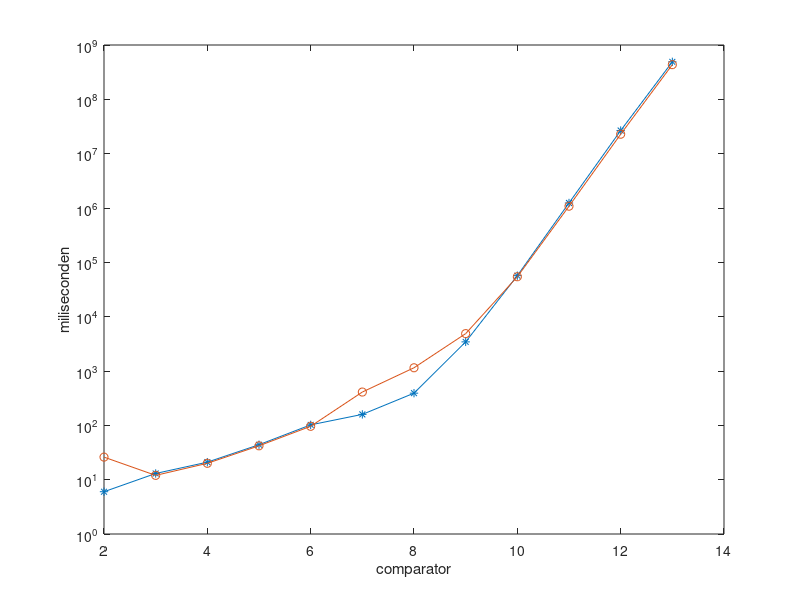
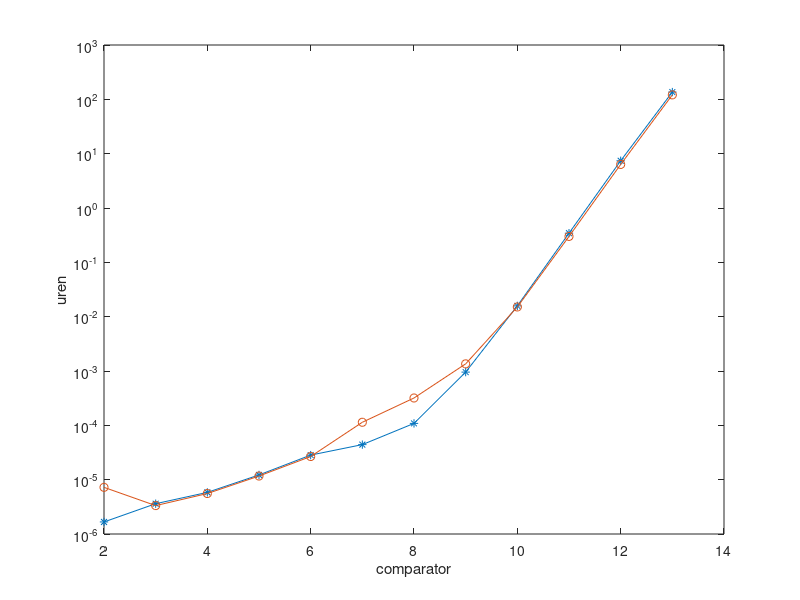
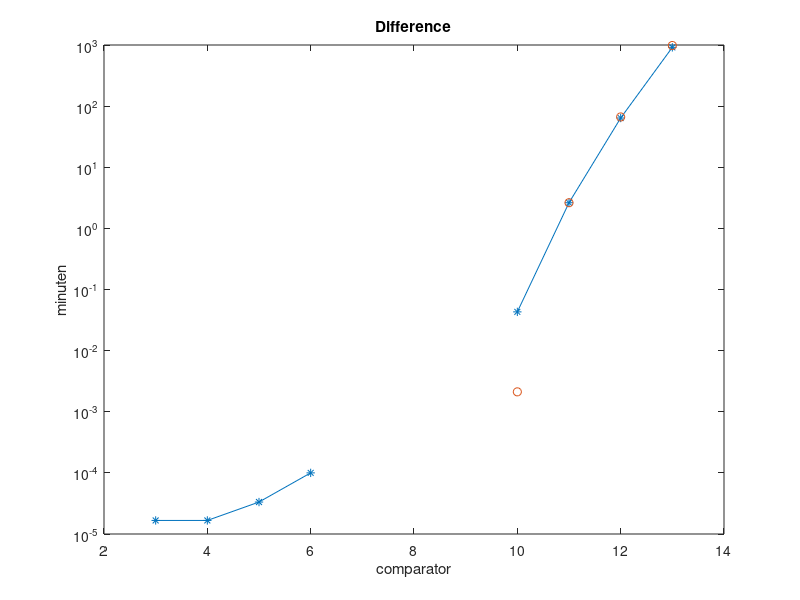
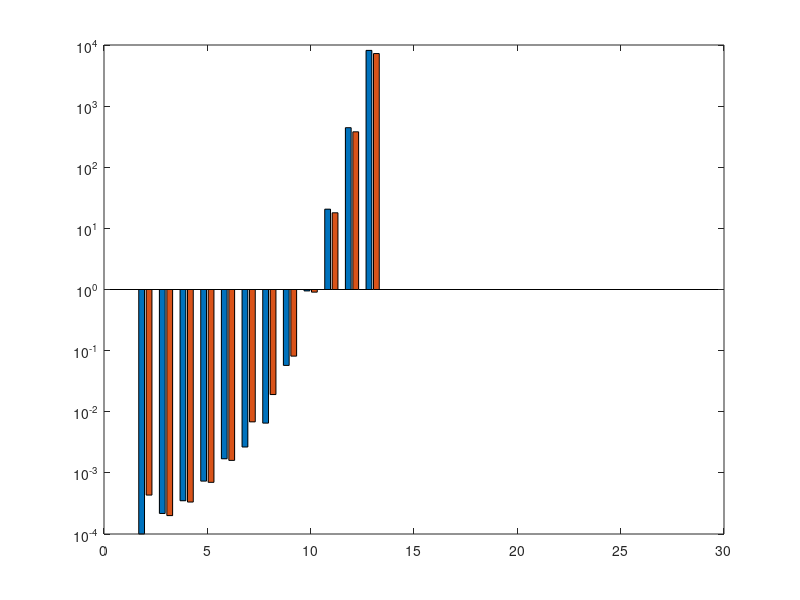

Here is the MATLAB script that generated these plots, in order: (Note: this script raises an error after producing the figures.)
clc
clear all
%%
xas             = 2:29;
old             = zeros([1 28]);
old(1:12)       = [6 13 21 44 102 159 391 3436 56887 1237241 26637970 489689647]; % ms

old_s           = old ./ 1000; % s
old_m           = old_s ./ 60; % min
old_u           = old_m ./ 60; % uur
old_d           = old_u ./ 24; % dag
old_totaal_dag  = sum(old_d);

new             = zeros([1 28]);
new(1:12)       = [26 12 20 42 96 410 1147 4875 54304 1079551 22804439 434782476]; % ms
new_s           = new ./ 1000; % s
new_m           = new_s ./ 60; % min
new_u           = new_m ./ 60; % uur
new_d           = new_u ./ 24; % dag
new_totaal_dag  = sum(new_d);

%%
figure
plot(2:13, old(1:12), '*-')
xlabel('comparator')
ylabel('miliseconden')
set(gca, 'Yscale', 'log')
hold on
plot(2:13, new(1:12), 'o-')

%%
figure
plot(2:13, old_u(1:12), '*-')
xlabel('comparator')
ylabel('uren')
set(gca, 'Yscale', 'log')
hold on
plot(2:13, new_u(1:12), 'o-')

%%
diff = (old_m(1:12) - new_m(1:12));
cumdiff = cumsum(diff);

figure
plot(2:13, diff, '*-')
set(gca, 'Yscale', 'log')
title('Difference')
xlabel('comparator')
ylabel('minuten')
hold on
plot(2:13, cumdiff, 'o')

%%
figure
bar(xas, [old_m; new_m]')
set(gca, 'Yscale', 'log')

%%

T  = table(xas(1:12), old(1:12));
T2 = table(xas(1:12), new(1:12));
figure
plot(xas(1:12),old(1:12),'o')
hold on
plot(xas(1:12),new(1:12),'o')
set(gca,'YScale','log')
[p, ~,mu ] = polyfit(T.Var1,  T.Var2,  11);
[p2,~,mu2] = polyfit(T2.Var1, T2.Var2, 11);
f  = polyval(p,  xas, [], mu);
f2 = polyval(p2, xas, [], mu2);
plot(xas,f)
plot(xas,f2)
ylabel('nanoseconden')
xlabel('comparator')
legend('old', 'new', 'benadering old', 'benadering new', 'Location', 'northwest')

%%
benadering_uur = f2(13) / (1000 * 60 * 60)
benadering_dag = benadering_uur /24

%%

T3  = table(xas(1:12), old_d(1:12));
T4 = table(xas(1:12), new_u(1:12));
figure
plot(xas(1:12),old_d(1:12),'o')
hold on
plot(xas(1:12),new_u(1:12),'o')
set(gca,'YScale','log')
[p3,~,mu3] = polyfit(T3.Var1, T3.Var2, 11);
[p4,~,mu4] = polyfit(T4.Var1, T4.Var2, 11);
f3 = polyval(p3, xas(1:15), [], mu3);
f4 = polyval(p4, xas(1:15), [], mu4);
plot(xas(1:15),f3)
plot(xas(1:15),f4)
ylabel('dagen')
xlabel('comparator')
legend('old', 'new', 'benadering old', 'benadering new', 'Location', 'northwest')

%%
old(17:28) = fliplr(old(1:12));

old_s           = old ./ 1000; % s
old_m           = old_s ./ 60; % min
old_u           = old_m ./ 60; % uur
old_d           = old_u ./ 24; % dag

new(17:28) = fliplr(new(1:12));

new_s           = new ./ 1000; % s
new_m           = new_s ./ 60; % min
new_u           = new_m ./ 60; % uur
new_d           = new_u ./ 24; % dag

T5 = table(xas(17:28), old_d(17:28));
T6 = table(xas(17:28), new_u(17:28));
figure
%plot(xas(17:28),old_d(17:28),'ro')
%hold on
%plot(xas(17:28),new_d(17:28),'bo')
plot(xas(1:12),new_u(1:12),'ro')
%plot(xas(1:12),old_d(1:12),'ro')
set(gca,'YScale','log','YLim',[1e-6 1e5],'YGrid','on');
set(gca,'YTick',[1e-6 1e-5 1e-4 1e-3 1e-2 1e-1 1e0 1e1 1e2 1e3 1e4 1e5]);
%set(gca,'xtick',[1e0 1e2 1e3 1e4 1e5]);

grid on
%grid minor
%[p5,~,mu5] = polyfit(T5.Var1, T5.Var2, 11);
[p6,~,mu6] = polyfit(T6.Var1, T6.Var2, 11);
%f5 = polyval(p5, xas, [], mu5);
f6 = polyval(p6, xas, [], mu6);
hold on
%plot(xas(1:15),f3, 'r')
plot(xas(1:15),f4, 'b')
legend('Werkelijke waarden', 'Benadering', 'Location', 'northwest');
%plot(xas(14:28),f5(14:28), 'r')
%plot(xas(14:28),f6(14:28), 'b')
% ylabel('dagen')
% xlabel('comparator')
% legend('old', 'new', 'benadering old', 'benadering new', 'Location', 'northwest')
